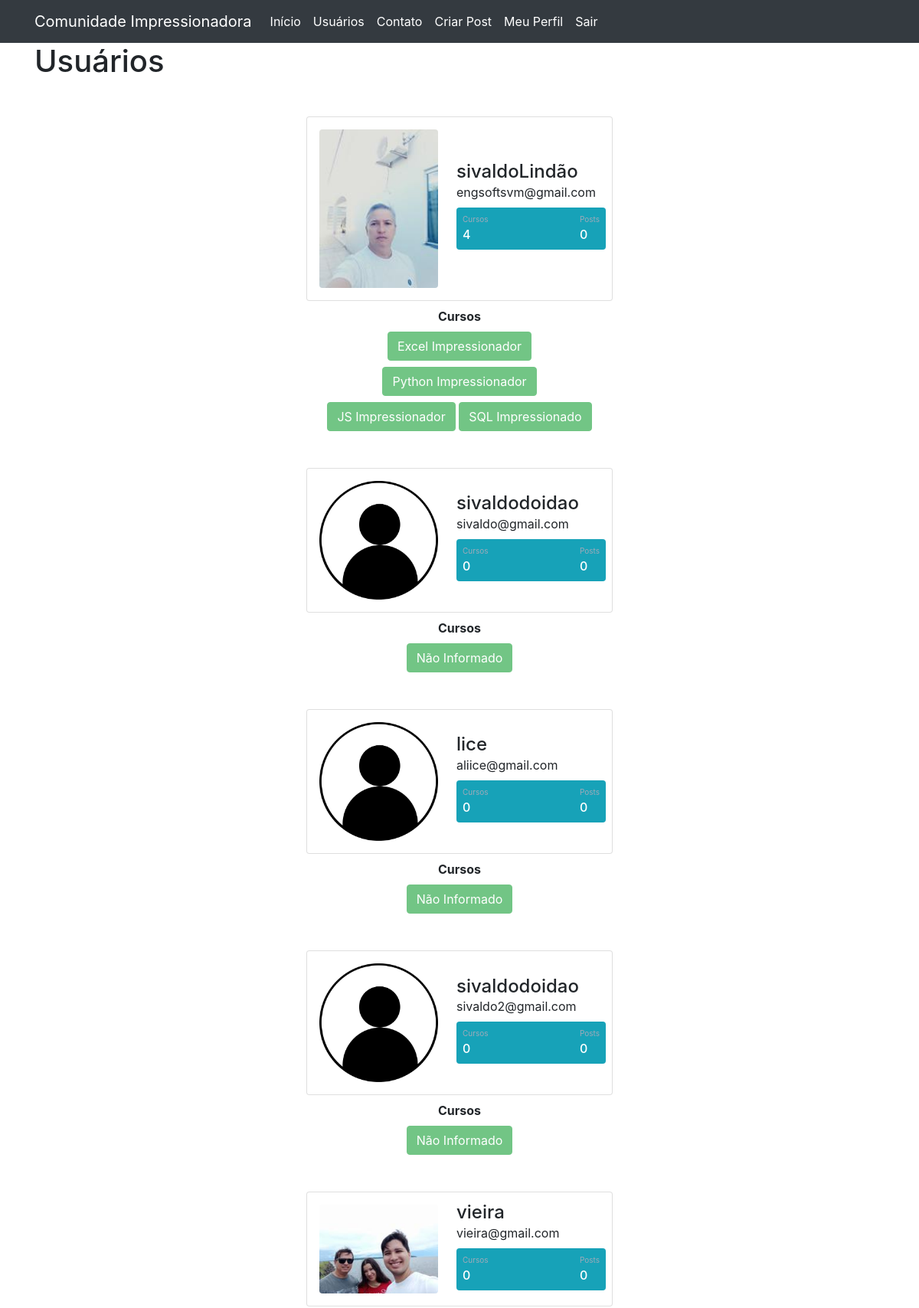
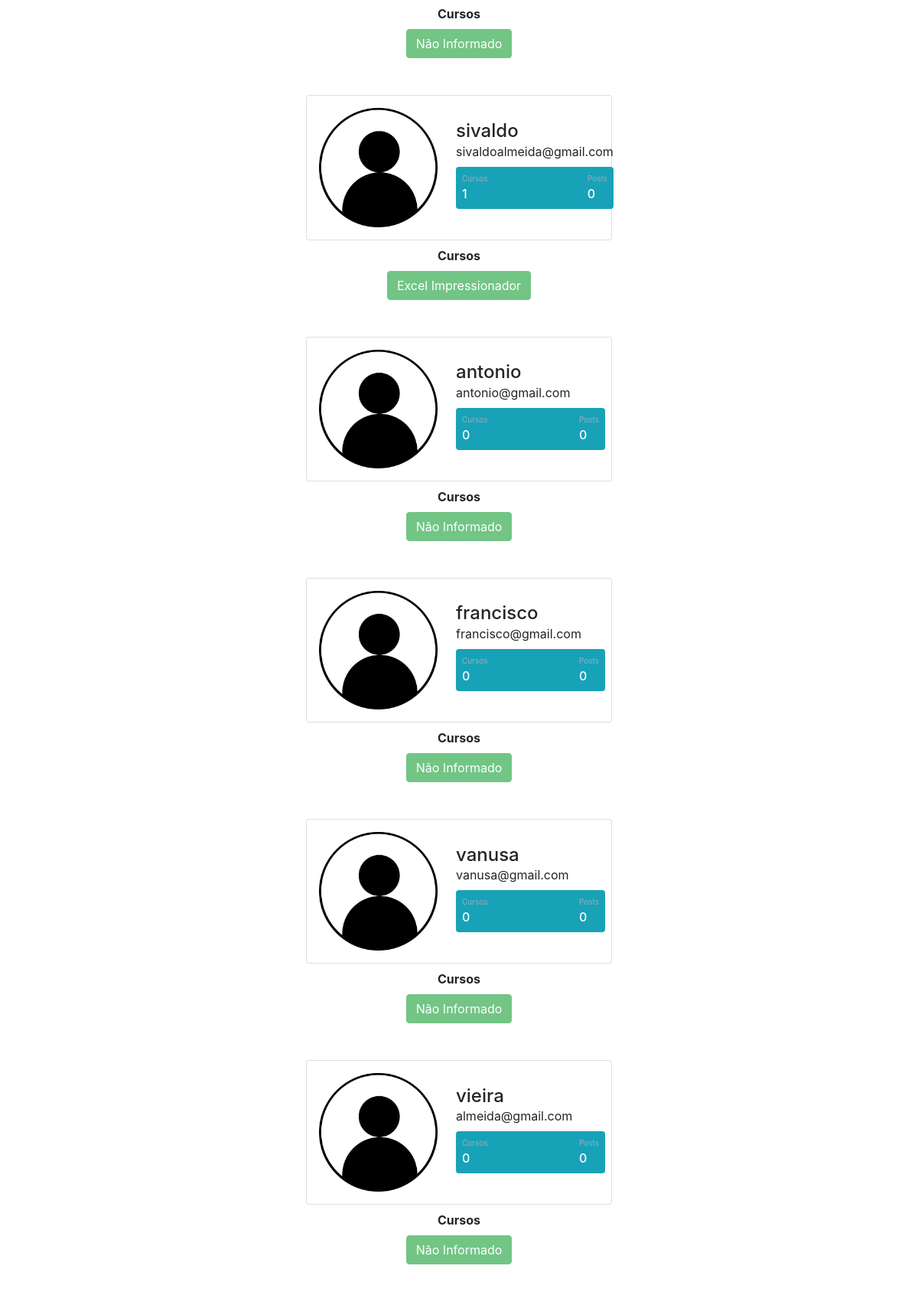
/usuarios (signed in, upper part), run on the app's committed database (2 pictures, top to bottom).
### comunidadeimpressionadora/models.py (models this page shows)
class Usuarios(database.Model, UserMixin):
    id = database.Column(database.Integer, primary_key=True)
    username = database.Column(database.String, nullable=False)
    email = database.Column(database.String, nullable=False, unique=True)
    senha = database.Column(database.String(80), nullable=False)
    foto_perfil = database.Column(database.String, default='default.jpg')
    posts = database.relationship('Post', backref='autor', lazy=True)
    cursos = database.Column(database.String, nullable=False, default='Não Informado')

### comunidadeimpressionadora/routes.py (the view)
@app.route('/usuarios')  # página de usuários
@login_required
def usuarios():  # o primeiro parâmetro (lista_usuarios) vai para a página HTML
    foto_perfil = url_for('static', filename='fotos_perfil/{}'.format(current_user.foto_perfil))
    lista_usuarios = Usuarios.query.all()
    return render_template('usuarios.html', lista_usuarios=lista_usuarios)  # o segundo é a variável da lista

### comunidadeimpressionadora/models.py (called while the page is built)
@login_manager.user_loader
def load_usuarios(id_usuarios):
    return Usuarios.query.get(int(id_usuarios))

### comunidadeimpressionadora/templates/usuarios.html (shortened to what this page needs)
{% extends 'base.html' %}
{% block body %}
    <div class="container">
        <h1>Usuários</h1>
        {% for usuario in lista_usuarios %}
        <div class="container mt-5 d-flex justify-content-center">
            <div class="card p-2">
                 <div class="d-flex align-items-center">
                        <div class="image p-2">
                            <img src="{{ url_for('static', filename='fotos_perfil/{}'.format(usuario.foto_perfil)) }}" class="rounded" width="155">
                        </div>
                    <div class="ml-3 w-100">
                       <h4 class="mb-0 mt-0">{{ usuario.username }}</h4><span>{{ usuario.email }} </span>
               <div class="p-2 mt-2 mb-2 bg-info d-flex justify-content-between rounded text-white stats">
                   {% if 'Não Informado' in usuario.cursos %}
                        <div class="d-flex flex-column">
                            <span class="articles">Cursos</span><span class="number1">0</span>
                        </div>
                   {% else %}
                        <div class="d-flex flex-column">
                            <span class="articles">Cursos</span><span class="number1">{{ usuario.cursos.count(';') + 1 }}</span>
                        </div>
                   {% endif %}
                    <div class="d-flex flex-column">
                        <span class="rating">Posts</span><span class="number3">0</span>
                    </div>
               </div>
               </div>
            </div>
       </div>
  </div>
<div class="row justify-content-center">
    <div class="col col-4 pt-2" style="text-align: center" >
        <strong>Cursos</strong> <br>
        {% for curso in usuario.cursos.split(';') %}
             <button type="button" class="btn btn-success mt-2 " disabled>{{ curso }}</button>
        {% endfor %}
    </div>
</div>
        {% endfor %}
    </div>
{% endblock %}

### comunidadeimpressionadora/static/style.css (style rules this page uses)
.card { width: 400px; border: none; border-radius: 10px; background-color: #008B8B; }
.stats { background: #f2f5f8 !important; color: #000 !important; }
.articles { font-size:10px; color: #a1aab9; }
.number1 { font-weight:500; }
.rating { font-size:10px; color: #a1aab9; }
.number3 { font-weight:500; }

### data on the page
Usuarios: foto_perfil (picture), username "sivaldoLindão", email "engsoftsvm@gmail.com", cursos "4", curso "Excel Impressionador" "Python Impressionador" "JS Impressionador" "SQL Impressionado"
Usuarios: foto_perfil (placeholder picture), username "sivaldodoidao", email "sivaldo@gmail.com", shows "Cursos", cursos "Não Informado"
Usuarios: foto_perfil (placeholder picture), username "lice", email "aliice@gmail.com", shows "Cursos", cursos "Não Informado"
Usuarios: foto_perfil (placeholder picture), username "sivaldodoidao", email "sivaldo2@gmail.com", shows "Cursos", cursos "Não Informado"
Usuarios: foto_perfil (picture), username "vieira", email "vieira@gmail.com", shows "Cursos", cursos "Não Informado"
Usuarios: foto_perfil (placeholder picture), username "sivaldo", email "sivaldoalmeida@gmail.com", cursos "1", cursos "Excel Impressionador"
Usuarios: foto_perfil (placeholder picture), username "antonio", email "antonio@gmail.com", shows "Cursos", cursos "Não Informado"
Usuarios: foto_perfil (placeholder picture), username "francisco", email "francisco@gmail.com", shows "Cursos", cursos "Não Informado"
Usuarios: foto_perfil (placeholder picture), username "vanusa", email "vanusa@gmail.com", shows "Cursos", cursos "Não Informado"
Usuarios: foto_perfil (placeholder picture), username "vieira", email "almeida@gmail.com", shows "Cursos", cursos "Não Informado"
